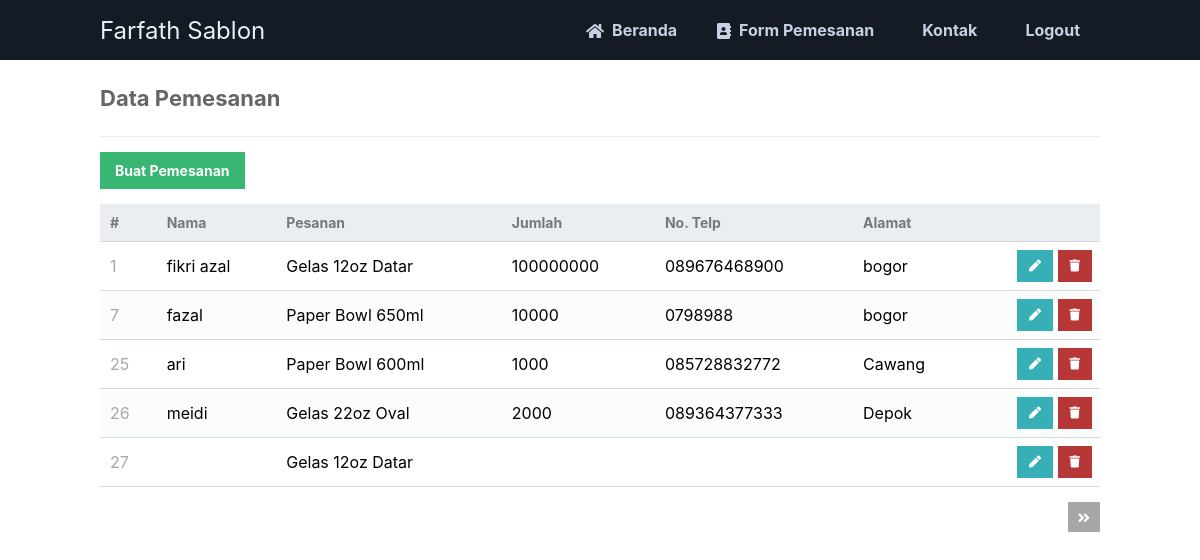
The app's page /read.php with its own data.
### tables this page shows
CREATE TABLE `pemesanan` (
  `id` int(11) NOT NULL,
  `nama` varchar(50) NOT NULL,
  `pesanan` varchar(50) NOT NULL,
  `jumlah` varchar(50) NOT NULL,
  `notelp` varchar(20) NOT NULL,
  `alamat` varchar(100) NOT NULL
);

### read.php (the view, shortened to what this page needs)
<?php
include 'functions.php';
$pdo = pdo_connect_mysql();
$page = isset($_GET['page']) && is_numeric($_GET['page']) ? (int)$_GET['page'] : 1;
$records_per_page = 5;
$stmt = $pdo->prepare('SELECT * FROM pemesanan ORDER BY id LIMIT :current_page, :record_per_page');
$stmt->bindValue(':current_page', ($page-1)*$records_per_page, PDO::PARAM_INT);
$stmt->bindValue(':record_per_page', $records_per_page, PDO::PARAM_INT);
$stmt->execute();
$contacts = $stmt->fetchAll(PDO::FETCH_ASSOC);
$num_contacts = $pdo->query('SELECT COUNT(*) FROM pemesanan')->fetchColumn();
?>
<?=template_header('Read')?>
<div class="content read">
	<h2>Data Pemesanan</h2>
	<a href="create.php" class="create-contact">Buat Pemesanan </a>
	<table>
        <thead>
            <tr>
                <td>#</td>
                <td>Nama</td>
                <td>Pesanan</td>
                <td>Jumlah</td>
                <td>No. Telp</td>
                <td>Alamat</td>
                <td></td>
            </tr>
        </thead>
        <tbody>
            <?php foreach ($contacts as $contact): ?>
            <tr>
                <td><?=$contact['id']?></td>
                <td><?=$contact['nama']?></td>
                <td><?=$contact['pesanan']?></td>
                <td><?=$contact['jumlah']?></td>
                <td><?=$contact['notelp']?></td>
                <td><?=$contact['alamat']?></td>
                <td class="actions">
                    <a href="update.php?id=<?=$contact['id']?>" class="edit"><i class="fas fa-pen fa-xs"></i></a>
                    <a href="delete.php?id=<?=$contact['id']?>" class="trash"><i class="fas fa-trash fa-xs"></i></a>
                </td>
            </tr>
            <?php endforeach; ?>
        </tbody>
    </table>
	<div class="pagination">
		<?php if ($page*$records_per_page < $num_contacts): ?>
		<a href="read.php?page=<?=$page+1?>"><i class="fas fa-angle-double-right fa-sm"></i></a>
		<?php endif; ?>
	</div>
</div>
<?=template_footer()?>

### functions.php (shortened to what this page needs)
<?php
function template_header($title) {
echo <<<EOT
<!DOCTYPE html>
<html>
	<head>
		<meta charset="utf-8">
		<title>$title</title>
		<link href="style.css" rel="stylesheet" type="text/css">
		<link rel="stylesheet" href="https://use.fontawesome.com/releases/v5.7.1/css/all.css">
	</head>
	<body>
    <nav class="navtop">
    	<div>
    		<h1>Farfath Sablon</h1>
            <a href="home.php"><i class="fas fa-home"></i>Beranda</a>
    		<a href="read.php"><i class="fas fa-address-book"></i>Form Pemesanan</a>
			<a href="kontak.php"><i class=""></i>Kontak</a>
			<a href="logout.php"><i class=""></i>Logout</a>
			</div>
    </nav>
EOT;
}
function template_footer() {
echo <<<EOT
    </body>
</html>
EOT;
}
?>

### style.css (style rules this page uses)
* { box-sizing: border-box; font-family: -apple-system, BlinkMacSystemFont, "segoe ui", roboto, oxygen, ubuntu, cantarell, "fira sans", "droid sans", "helvetica neue", Arial, sans-serif; font-size: 16px; -webkit-font-smoothing: antialiased; -moz-osx-font-smoothing: grayscale; }
body { background-color: #FFFFFF; margin: 0; }
.navtop { background-color: #151b24; height: 60px; width: 100%; border: 0; }
.navtop div { display: flex; margin: 0 auto; width: 1000px; height: 100%; }
.navtop div h1, .navtop div a { display: inline-flex; align-items: center; }
.navtop div h1 { flex: 1; font-size: 24px; padding: 0; margin: 0; color: #ecf0f6; font-weight: normal; }
.navtop div a { padding: 0 20px; text-decoration: none; color: #c5d2e5; font-weight: bold; }
.navtop div a i { padding: 2px 8px 0 0; }
.content { width: 1000px; margin: 0 auto; }
.content h2 { margin: 0; padding: 25px 0; font-size: 22px; border-bottom: 1px solid #ebebeb; color: #666666; }
.read .create-contact { display: inline-block; text-decoration: none; background-color: #38b673; font-weight: bold; font-size: 14px; color: #FFFFFF; padding: 10px 15px; margin: 15px 0; }
.read .pagination { display: flex; justify-content: flex-end; }
.read .pagination a { display: inline-block; text-decoration: none; background-color: #a5a7a9; font-weight: bold; color: #FFFFFF; padding: 5px 10px; margin: 15px 0 15px 5px; }
.read table { width: 100%; padding-top: 30px; border-collapse: collapse; }
.read table thead { background-color: #ebeef1; border-bottom: 1px solid #d3dae0; }
.read table thead td { padding: 10px; font-weight: bold; color: #767779; font-size: 14px; }
.read table tbody tr { border-bottom: 1px solid #d3dae0; }
.read table tbody tr:nth-child(even) { background-color: #fbfcfc; }
.read table tbody tr td { padding: 10px; }
.read table tbody tr td:nth-child(1) { color: #a5a7a9; }
.read table tbody tr td.actions { padding: 8px; text-align: right; }
.read table tbody tr td.actions .edit, .read table tbody tr td.actions .trash { display: inline-flex; text-align: right; text-decoration: none; color: #FFFFFF; padding: 10px 12px; }
.read table tbody tr td.actions .trash { background-color: #b73737; }
.read table tbody tr td.actions .edit { background-color: #37afb7; }

### records on screen
pemesanan: id "1", nama "fikri azal", pesanan "Gelas 12oz Datar", jumlah "100000000", notelp "089676468900", alamat "bogor"
pemesanan: id "7", nama "fazal", pesanan "Paper Bowl 650ml", jumlah "10000", notelp "0798988", alamat "bogor"
pemesanan: id "25", nama "ari", pesanan "Paper Bowl 600ml", jumlah "1000", notelp "085728832772", alamat "Cawang"
pemesanan: id "26", nama "meidi", pesanan "Gelas 22oz Oval", jumlah "2000", notelp "089364377333", alamat "Depok"
pemesanan: id "27", pesanan "Gelas 12oz Datar"
